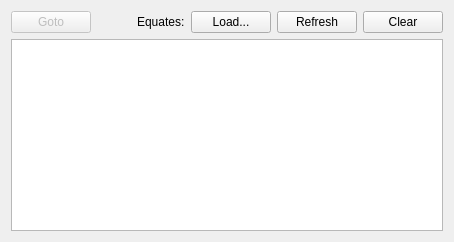
          <widget class="QWidget" name="disassemblytab">
           <attribute name="title">
            <string>Disassembly</string>
           </attribute>
           <layout class="QVBoxLayout" name="verticalLayout_7">
            <item>
             <layout class="QHBoxLayout" name="horizontalLayout">
              <property name="bottomMargin">
               <number>0</number>
              </property>
              <item>
               <widget class="QPushButton" name="buttonGoto">
                <property name="enabled">
                 <bool>false</bool>
                </property>
                <property name="sizePolicy">
                 <sizepolicy hsizetype="Minimum" vsizetype="Fixed">
                  <horstretch>0</horstretch>
                  <verstretch>0</verstretch>
                 </sizepolicy>
                </property>
                <property name="text">
                 <string>Goto</string>
                </property>
                <property name="icon">
                 <iconset resource="resources.qrc">
                  <normaloff>:/icons/resources/icons/goto.png</normaloff>:/icons/resources/icons/goto.png</iconset>
                </property>
               </widget>
              </item>
              <item>
               <spacer name="horizontalSpacer">
                <property name="orientation">
                 <enum>Qt::Horizontal</enum>
                </property>
                <property name="sizeType">
                 <enum>QSizePolicy::MinimumExpanding</enum>
                </property>
                <property name="sizeHint" stdset="0">
                 <size>
                  <width>40</width>
                  <height>20</height>
                 </size>
                </property>
               </spacer>
              </item>
              <item>
               <widget class="QLabel" name="labelEquates">
                <property name="text">
                 <string>Equates:</string>
                </property>
               </widget>
              </item>
              <item>
               <widget class="QPushButton" name="buttonAddEquateFile">
                <property name="sizePolicy">
                 <sizepolicy hsizetype="Minimum" vsizetype="Fixed">
                  <horstretch>0</horstretch>
                  <verstretch>0</verstretch>
                 </sizepolicy>
                </property>
                <property name="text">
                 <string>Load...</string>
                </property>
               </widget>
              </item>
              <item>
               <widget class="QPushButton" name="buttonRefreshEquates">
                <property name="text">
                 <string>Refresh</string>
                </property>
               </widget>
              </item>
              <item>
               <widget class="QPushButton" name="buttonClearEquates">
                <property name="sizePolicy">
                 <sizepolicy hsizetype="Minimum" vsizetype="Fixed">
                  <horstretch>0</horstretch>
                  <verstretch>0</verstretch>
                 </sizepolicy>
                </property>
                <property name="text">
                 <string>Clear</string>
                </property>
               </widget>
              </item>
             </layout>
            </item>
            <item>
             <widget class="DataWidget" name="disassemblyView">
              <property name="documentTitle">
               <string notr="true"/>
              </property>
              <property name="undoRedoEnabled">
               <bool>false</bool>
              </property>
              <property name="readOnly">
               <bool>true</bool>
              </property>
              <property name="plainText">
               <string notr="true"/>
              </property>
              <property name="textInteractionFlags">
               <set>Qt::TextSelectableByMouse</set>
              </property>
              <property name="centerOnScroll">
               <bool>false</bool>
              </property>
              <property name="placeholderText">
               <string>Open debugger to view disassembly...</string>
              </property>
             </widget>
            </item>
           </layout>
          </widget>
